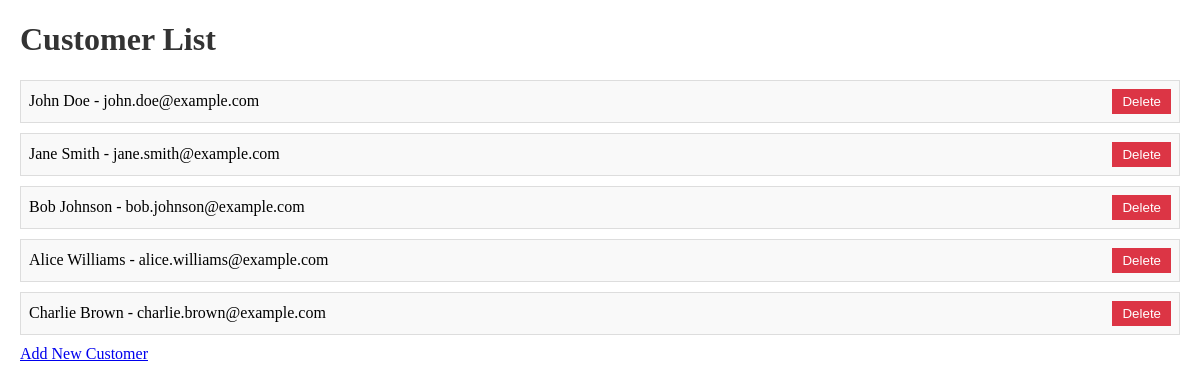
Page /Customers on the earlier database version.
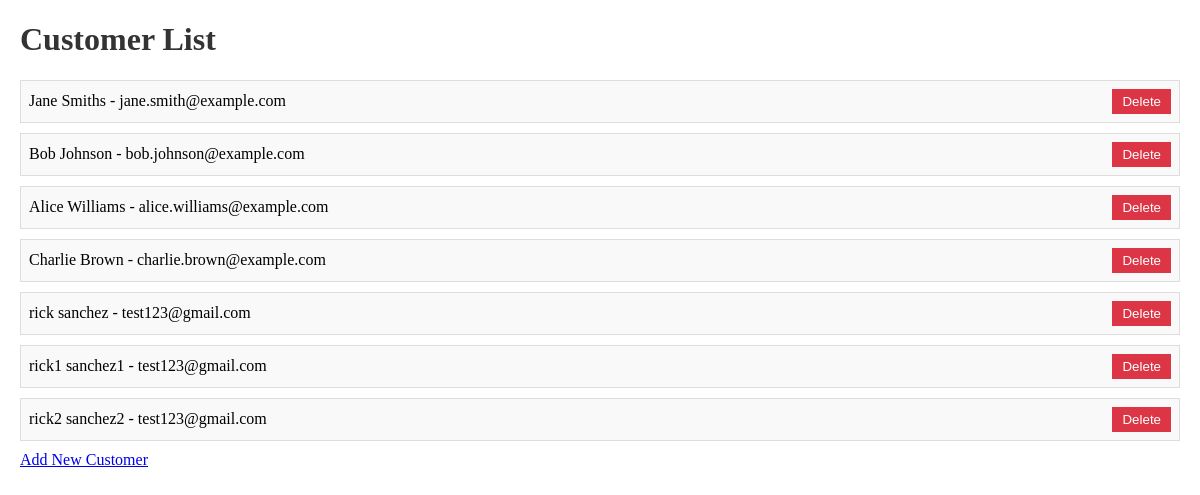
Same page on the later database version.
### tables this page shows
CREATE TABLE Customers (
    customer_id INTEGER PRIMARY KEY AUTOINCREMENT,
    first_name TEXT,
    last_name TEXT,
    company TEXT,
    address TEXT,
    email TEXT
);

### app.py (the view)
@app.route("/Customers", methods=["GET"])
def get_customers():
    with connect_db() as connection:
        cursor = connection.cursor()
        cursor.execute("SELECT * FROM Customers")
        customers = cursor.fetchall()
        columns = [column[0] for column in cursor.description]  # lấy tên các cột
        customer_list = [
            dict(zip(columns, row)) for row in customers
        ]  # tạo dict từ các cột và các giá trị tương ứng
        return render_template("customers.html", customers=customer_list)

### app.py (called while the page is built)
def connect_db():
    return sqlite3.connect(sqlDB)

### templates/customers.html (shortened to what this page needs)
<!DOCTYPE html>
<html lang="en">
<head>
    <link rel="stylesheet" href="{{ url_for('static', filename='customer-list.css') }}">
</head>
<body>
    <h1>Customer List</h1>
    <ul>
        {% for customer in customers %}
            <li>
                {{ customer.first_name }} {{ customer.last_name }} - {{ customer.email }}
                <button onclick="deleteCustomer('{{ customer.customer_id }}')">Delete</button>
            </li>
        {% endfor %}
        <a href="/Customers/new">Add New Customer</a>
    </ul>
</body>
</html>

### static/customer-list.css (style rules this page uses)
body { margin: 20px; }
h1 { color: #333; }
ul { list-style-type: none; padding: 0; }
li { display: flex; justify-content: space-between; align-items: center; margin-bottom: 10px; padding: 8px; border: 1px solid #ddd; background-color: #f9f9f9; }
button { background-color: #dc3545; color: #fff; border: none; padding: 5px 10px; cursor: pointer; }

Differences in the rows shown:
removed Customers: first_name "John", last_name "Doe", email "john.doe@example.com"
changed Customers "Jane": last_name "Smith" → "Smiths"
added Customers: first_name "rick", last_name "sanchez", email "test123@gmail.com"
added Customers: first_name "rick1", last_name "sanchez1", email "test123@gmail.com"
added Customers: first_name "rick2", last_name "sanchez2", email "test123@gmail.com"
